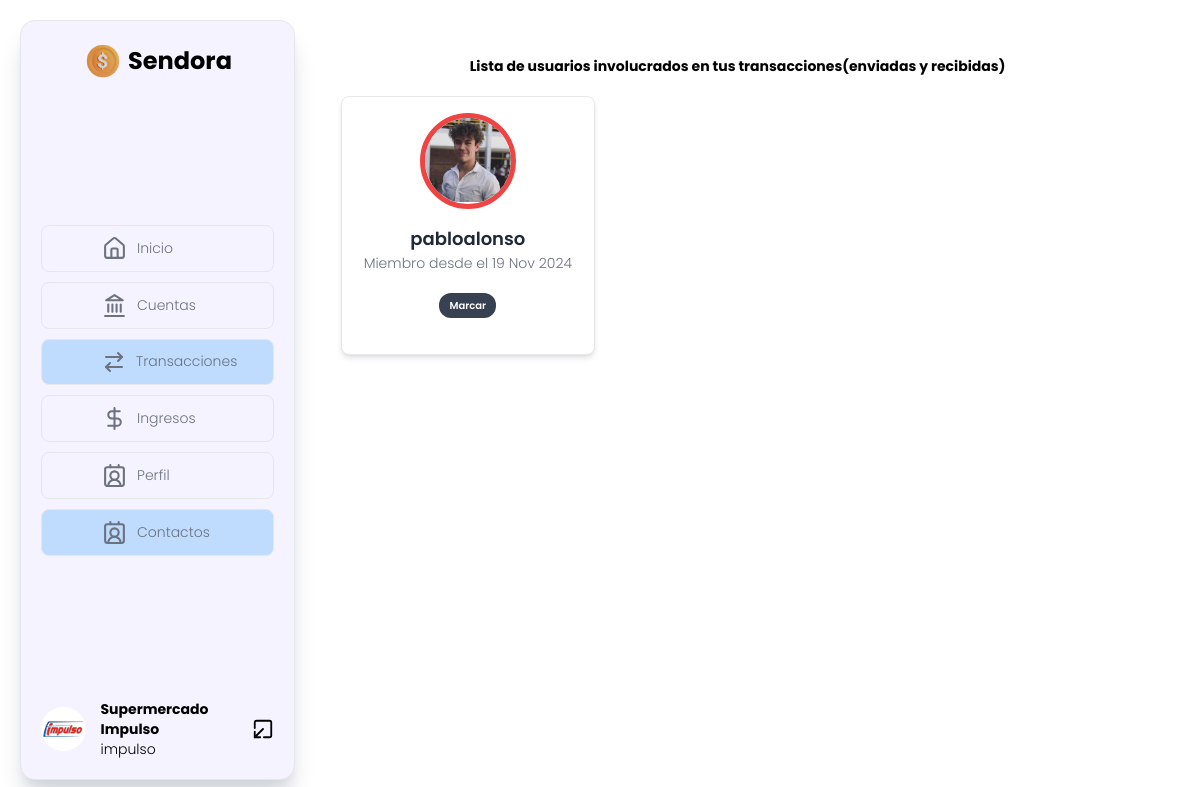
/transactions/vercontactos/ (signed in), run on the app's committed database.
### Apps/Profiles/models.py (models this page shows, shortened)
class Profiles(models.Model):
    usuario = models.OneToOneField(Users, on_delete=models.CASCADE)
    foto_perfil = models.ImageField(upload_to='users/', verbose_name="Foto de perfil",  default="users/no-photo.png")
    dni = models.CharField(max_length=50, default=" ", blank=True)
    phone_number = models.CharField(max_length=50, default=" ", blank=True)
    fecha_nacimiento =  models.DateField(null=True, blank=True)
    cuentas_favoritas = models.ManyToManyField(SendoraAccounts, blank=True)
    class Meta:
        verbose_name = "Perfil"
        verbose_name_plural = "Perfiles"

### Apps/Users/models.py (models this page shows, shortened)
class Users(AbstractUser):
    actualizado = models.DateTimeField(auto_now=True)  # Se actualiza automáticamente
    class Meta:
        db_table = "users"
        verbose_name = "Usuario"
        verbose_name_plural = "Usuarios"

### Apps/Transactions/views.py (the view)
# urls.py: path('vercontactos/', views.contacts, name='vercontactos'),
def contacts(request):
    contactos = Users.objects.filter(
        Q(id__in=Transactions.objects.filter(remitente=request.user).values('destinatario')) |
        Q(id__in=Transactions.objects.filter(destinatario=request.user).values('remitente'))
    )
    context = {
        "contactos": contactos
    }
    return render(request, "contacts.html", context)

### processors/es_administrador.py (called while the page is built)
def usuario_es_administrador(request):
    usuario_es_administrador = request.user.groups.filter(name='Administrador').exists() #el metodo exists() verifica si el usuario pertenece a ese grupo
    return {'usuario_es_administrador': usuario_es_administrador}

### processors/profile.py (called while the page is built)
def get_profile(request):
    if isinstance(request.user, AnonymousUser):
        return {}  # Devuelve un diccionario vacío si el usuario no está autenticado
    try:
        perfil = Profiles.objects.get(usuario=request.user)
    except Profiles.DoesNotExist:
        perfil = None  # Si el perfil no existe, maneja el caso
    return {
        'perfil': perfil if perfil else None
    }

### Apps/Transactions/templates/contacts.html (shortened to what this page needs)
{% extends 'left-sidebar.html' %}
{% load static %}
{% load humanize %}
{% block sidebar %}
<div class="h-full overflow-y-scroll p-4 hideScrollbar">
    <h4 class="text-center py-5 text-sm font-bold">Lista de usuarios involucrados en tus transacciones(enviadas y recibidas)</h4>
   <div class="grid grid-cols-1 md:grid-cols-2 lg:grid-cols-3 gap-4">
      {% for contacto in contactos %}
      <div class="bg-white shadow-md rounded-lg overflow-hidden border border-gray-200 p-4 flex flex-col items-center">
         <div  class="w-24 h-24 rounded-full object-cover border-[5px] overflow-hidden
         {% if contacto.sendoraaccounts in perfil.cuentas_favoritas.all %}
           border-green-500
        {% else %}
            border-red-500
         {% endif %}
         ">
                <img
                src="{{ contacto.profiles.foto_perfil.url }}"
                alt="{{ contacto.username }}"
            >
         </div>
         <div class="text-center mt-4">
            <h3 class="text-lg font-semibold text-gray-800">{{ contacto.username }}</h3>
            <p class="text-sm text-gray-500">
               Miembro desde el {{ contacto.date_joined|date:"d M Y" }}
            </p>
            <form action="{% url 'marcarcomofavorito' contacto.sendoraaccounts.id %}" method="POST" class="flex gap-1  justify-center py-5 items-start">
                <button type="submit" class="flex  items-center bg-gray-700 rounded-xl px-[10px] py-[5px] text-white">
                    {% if contacto.sendoraaccounts in perfil.cuentas_favoritas.all %}
                        <span class="font-semibold text-[10px]">Desmarcar</span>
                    {% else %}
                        <span class="font-semibold text-[10px]">Marcar</span>
                    {% endif %}
                </button>
            </form>
         </div>
      </div>
      {% endfor %}
   </div>
</div>
{% endblock %}

### Apps/Dashboard/templates/left-sidebar.html (shortened to what this page needs)
{% load static  %}
<!DOCTYPE html>
<html lang="en">
<head>
    <script src="https://cdn.tailwindcss.com"></script>
    <link rel="stylesheet" href="{% static 'css/left-sidebar.css' %}">
    <link rel="stylesheet" href="{% static 'css/dotted.css' %}">
</head>
<body class="h-[calc(100vh-40px)] m-5 poppinsMedium">
        <div class="flex h-[100%]">
            <div class="flex flex-col justify-between items-center w-[275px] border bg-violet-50 shadow-xl shadow-gray-300 p-[20px] rounded-[15px] overflow-hidden">
                 <div class="flex items-center gap-[5px]  justify-center hover:rotate-3 transition-all duration-300">
                    <img src="{% static 'img/my-coin.png' %}" alt="" width="40px" height="40px">
                    <h2 class="font-bold text-2xl">Sendora</h2>
                 </div>
                 <ul class=" w-[100%] flex flex-col  gap-[10px]">
                    <li class="">
                        <a href="{% url 'dashboard' %} "
                        class="{% if 'dashboard' in request.path %}flex items-center px-[60px] gap-[10px] whitespace-nowrap transition-all duration-300 border bg-blue-200 py-[10px] rounded-lg
                        {% else %}
                        flex items-center px-[60px] gap-[10px] whitespace-nowrap transition-all duration-300  py-[10px] rounded-lg border
                        {% endif %}
                        ">
                            <img src="{% static 'img/home.svg' %}" alt="banks" width="25px" height="25px">
                            <span  class="text-gray-500 text-[14px]">Inicio</span>
                        </a>
                    </li>
                    <li class="">
                        <a href="{% url 'accounts' %}"
                        class="{% if 'accounts' in request.path %}flex items-center px-[60px] gap-[10px] whitespace-nowrap transition-all duration-300 border bg-blue-200 py-[10px] rounded-lg
                        {% else %}
                        flex items-center px-[60px] gap-[10px] whitespace-nowrap transition-all duration-300  py-[10px] rounded-lg border
                        {% endif %}
                        ">
                            <img src="{% static 'img/banks.svg' %}" alt="banks" width="25px" height="25px">
                            <span  class="text-gray-500 text-[14px]">Cuentas</span>
                        </a>
                    </li>
                    <li>
                        <a href="{% url 'transactions' %}"
                        class="{% if 'transactions' in request.path %}flex items-center px-[60px] gap-[10px] whitespace-nowrap transition-all duration-300  border bg-blue-200 py-[10px] rounded-lg
                        {% else %}
                        flex items-center px-[60px] gap-[10px] whitespace-nowrap transition-all duration-300  py-[10px] rounded-lg border
                        {% endif %}
                        ">
                            <img src="{% static 'img/transactions.svg' %}" alt="banks" width="25px" height="25px">
                            <span class="text-gray-500 text-[14px]">Transacciones</span>
                        </a>
                    </li>
                    <li>
                        <a href="{% url 'income' %}"
                        class="{% if 'income' in request.path %}flex items-center px-[60px] gap-[10px] whitespace-nowrap transition-all duration-300  border bg-blue-200 py-[10px] rounded-lg
                        {% else %}
                        flex items-center px-[60px] gap-[10px] whitespace-nowrap transition-all duration-300  py-[10px] rounded-lg border
                        {% endif %}
                        ">
                            <img src="{% static 'img/dollar-sign.svg' %}" alt="banks" width="25px" height="25px">
                            <span class="text-gray-500 text-[14px]">Ingresos</span>
                        </a>
                    </li>
                    <li>
                        <a href="{% url 'editprofile' %}"
                        class="{% if 'edit' in request.path %} flex items-center px-[60px] gap-[10px] whitespace-nowrap transition-all duration-300  border bg-blue-200 py-[10px] rounded-lg
                        {% else %}
                        flex items-center px-[60px] gap-[10px] whitespace-nowrap transition-all duration-300  py-[10px] rounded-lg border
                        {% endif %}
                        ">
                            <img src="{% static 'img/user.svg' %}" alt="banks" width="25px" height="25px">
                            <span class="text-gray-500 text-[14px]">Perfil</span>
                        </a>
                    </li>
                    <li>
                        <a href="{% url 'vercontactos' %}"
                        class="{% if 'vercontactos' in request.path %} flex items-center px-[60px] gap-[10px] whitespace-nowrap transition-all duration-300  border bg-blue-200 py-[10px] rounded-lg
                        {% else %}
                        flex items-center px-[60px] gap-[10px] whitespace-nowrap transition-all duration-300  py-[10px] rounded-lg border
                        {% endif %}
                        ">
                            <img src="{% static 'img/user.svg' %}" alt="banks" width="25px" height="25px">
                            <span class="text-gray-500 text-[14px]">Contactos</span>
                        </a>
                    </li>
                 </ul>
                <footer class="flex justify-between items-center w-[100%]">
                   <div class="flex items-center gap-[15px]">
                        <div>
                            <img src="{{ perfil.foto_perfil.url }}" alt="user-photo" width="50px" height="50px" class="rounded-[50%] transform hover:scale-110 transition-all duration-300">
                        </div>
                        <div class="text-sm">
                            <h3 class="font-bold">{{ user.first_name }} {{ user.last_name }}</h3>
                            <p>{{ user.username }}</p>
                        </div>
                   </div>
                    <a href="{% url 'logout' %}">
                        <img src="{% static 'img/leave.svg' %}" alt="logout" width="25px" height="25px">
                    </a>
                </footer>
            </div>
            <div class=" flex-1 rounded-[15px] overflow-hidden  px-[30px] ">
                {% block sidebar %}
                {% endblock sidebar %}
            </div>
        </div>
</body>
</html>

### Apps/Dashboard/static/css/left-sidebar.css (style rules this page uses)
.poppinsMedium { font-family: "Poppins", sans-serif; font-weight: 300; font-style: normal; }
.hideScrollbar { scrollbar-width: none; }

### data on the page
Profiles: foto_perfil (picture)
Users: first_name "Supermercado", last_name "Impulso", username "impulso"
Users: profiles.foto_perfil (picture), username "pabloalonso", date_joined "19 Nov 2024", shows "Marcar"
